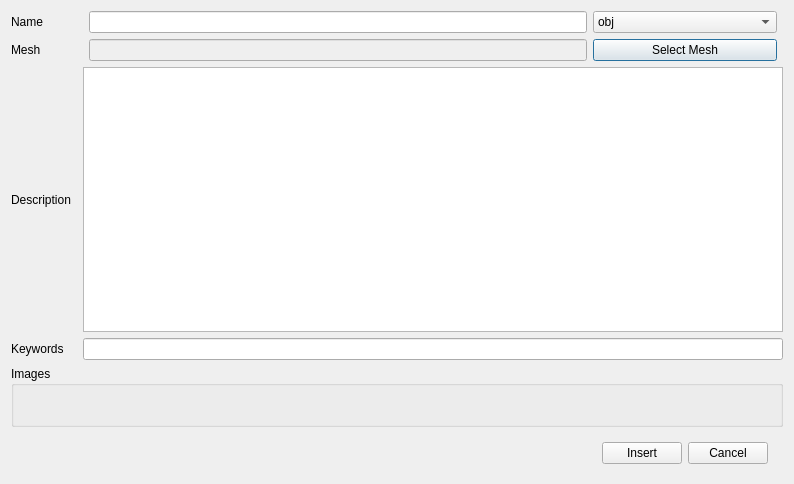
<?xml version="1.0" encoding="UTF-8"?>
<ui version="4.0">
 <class>Dialog</class>
 <widget class="QDialog" name="Dialog">
  <property name="geometry">
   <rect>
    <x>0</x>
    <y>0</y>
    <width>794</width>
    <height>484</height>
   </rect>
  </property>
  <property name="windowTitle">
   <string>Dialog</string>
  </property>
  <layout class="QGridLayout" name="gridLayout">
   <item row="3" column="0">
    <widget class="QLabel" name="label_4">
     <property name="text">
      <string>Keywords</string>
     </property>
    </widget>
   </item>
   <item row="1" column="0">
    <widget class="QLabel" name="label_2">
     <property name="text">
      <string>Mesh</string>
     </property>
    </widget>
   </item>
   <item row="1" column="3">
    <widget class="QLineEdit" name="mesh_name">
     <property name="enabled">
      <bool>false</bool>
     </property>
    </widget>
   </item>
   <item row="1" column="4">
    <widget class="QPushButton" name="select_mesh">
     <property name="text">
      <string>Select Mesh</string>
     </property>
    </widget>
   </item>
   <item row="2" column="0">
    <widget class="QLabel" name="label_3">
     <property name="text">
      <string>Description</string>
     </property>
    </widget>
   </item>
   <item row="0" column="3">
    <widget class="QLineEdit" name="item_name"/>
   </item>
   <item row="0" column="4">
    <widget class="QComboBox" name="mesh_type">
     <item>
      <property name="text">
       <string>obj</string>
      </property>
     </item>
     <item>
      <property name="text">
       <string>fbx</string>
      </property>
     </item>
     <item>
      <property name="text">
       <string>usd</string>
      </property>
     </item>
    </widget>
   </item>
   <item row="2" column="2" colspan="4">
    <widget class="QPlainTextEdit" name="description"/>
   </item>
   <item row="3" column="2" colspan="4">
    <widget class="QLineEdit" name="keywords"/>
   </item>
   <item row="0" column="0">
    <widget class="QLabel" name="label">
     <property name="text">
      <string>Name</string>
     </property>
    </widget>
   </item>
   <item row="4" column="0" colspan="6">
    <widget class="QGroupBox" name="image_group_box">
     <property name="title">
      <string>Images</string>
     </property>
     <layout class="QGridLayout" name="gridLayout_2">
      <item row="0" column="0">
       <spacer name="horizontalSpacer">
        <property name="orientation">
         <enum>Qt::Orientation::Horizontal</enum>
        </property>
        <property name="sizeHint" stdset="0">
         <size>
          <width>40</width>
          <height>20</height>
         </size>
        </property>
       </spacer>
      </item>
     </layout>
    </widget>
   </item>
   <item row="5" column="4">
    <widget class="QFrame" name="frame">
     <property name="frameShape">
      <enum>QFrame::Shape::NoFrame</enum>
     </property>
     <property name="frameShadow">
      <enum>QFrame::Shadow::Raised</enum>
     </property>
     <layout class="QHBoxLayout" name="horizontalLayout">
      <item>
       <widget class="QPushButton" name="insert">
        <property name="text">
         <string>Insert</string>
        </property>
       </widget>
      </item>
      <item>
       <widget class="QPushButton" name="cancel">
        <property name="text">
         <string>Cancel</string>
        </property>
       </widget>
      </item>
     </layout>
    </widget>
   </item>
  </layout>
 </widget>
 <resources/>
 <connections/>
</ui>
